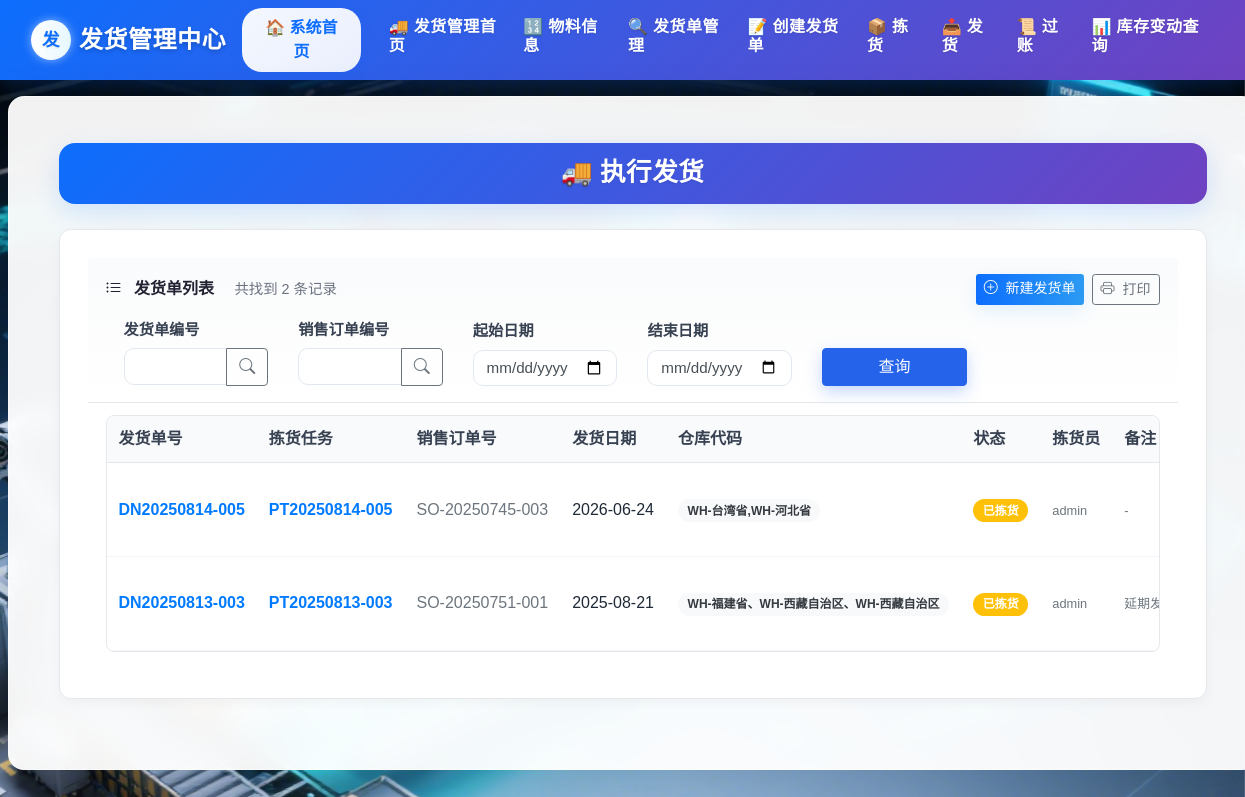
The page /delivery/shipment-list (signed in) on the database as committed earlier.
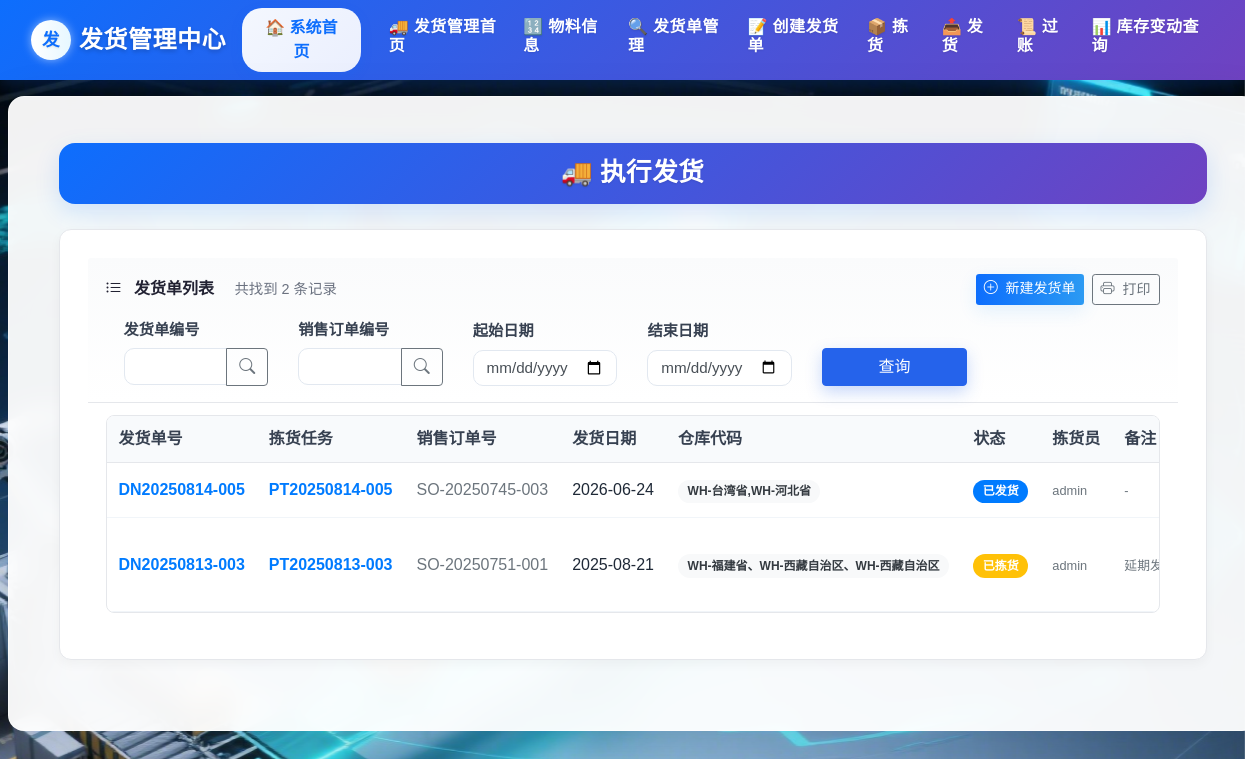
The same page on the database as committed later.
### delivery/models.py (models this page shows)
class DeliveryNote(db.Model):
    __tablename__ = 'DeliveryNote'
    delivery_note_id = db.Column(db.String(255), primary_key=True)
    picking_task_id = db.Column(db.String(255), db.ForeignKey('PickingTask.task_id'), nullable=False)
    sales_order_id = db.Column(db.String(255), db.ForeignKey('SalesOrder.sales_order_id'), nullable=False)
    delivery_date = db.Column(db.DateTime, nullable=False)
    warehouse_code = db.Column(db.String(255), nullable=False)
    status = db.Column(db.Enum(
        '已创建',
        '已拣货',
        '已发货',
        '已过账',
        '已取消'
    ), default='已创建', nullable=False)
    posted_by = db.Column(db.String(255))
    posted_at = db.Column(db.DateTime)
    created_by = db.Column(db.String(255))
    remarks = db.Column(db.Text)
    items = db.relationship('DeliveryItem', backref='delivery_note', cascade='all, delete-orphan', lazy=True)
    sales_order = db.relationship('SalesOrder', backref='delivery_notes')
    picking_task = db.relationship('PickingTask', backref='delivery_note')
    VALID_TRANSITIONS = {
    '已创建': ['已拣货', '已取消'],
    '已拣货': ['已发货', '已取消'],
    '已发货': ['已过账'],
    '已过账': [],
    '已取消': []
    }

class PickingTask(db.Model):
    __tablename__ = 'PickingTask'
    task_id = db.Column(db.String(255), primary_key=True)
    sales_order_id = db.Column(db.String(255), db.ForeignKey('SalesOrder.sales_order_id'), nullable=False)
    warehouse_code = db.Column(db.String(255), nullable=False)
    status = db.Column(db.String(50))
    picker = db.Column(db.String(255))  # 拣货员
    assigned_at = db.Column(db.DateTime, nullable=True)  # 分配时间
    start_time = db.Column(db.DateTime)
    complete_time = db.Column(db.DateTime)
    remarks = db.Column(db.Text)
    items = db.relationship('PickingTaskItem', backref='picking_task', cascade='all, delete-orphan', lazy=True)
    sales_order = db.relationship('SalesOrder', backref='picking_tasks')
    VALID_TRANSITIONS = {
        '待拣货': ['已完成','已取消'],
        '已完成': [],
        '已取消': []
    }

### delivery/views.py (the view)
@delivery_bp.route('/shipment-list', methods=['GET', 'POST'])
@login_required
def shipment_list():
    from datetime import datetime, time
    form = forms.SearchDeliveryForm()
    deliveries_q = (
        db.session.query(DeliveryNote, PickingTask)
        .join(PickingTask, DeliveryNote.picking_task_id == PickingTask.task_id)
        .filter(
            (DeliveryNote.status == '已拣货') & (PickingTask.status == '已完成')
            | (DeliveryNote.status == '已发货')
        )
        .order_by(DeliveryNote.delivery_date.desc())
    )
    if form.validate_on_submit() or request.method == 'GET':
        form.delivery_id.data = form.delivery_id.data or request.args.get('delivery_id', '')
        form.sales_order_id.data = form.sales_order_id.data or request.args.get('sales_order_id', '')
        form.status.data = form.status.data or request.args.get('status', '')
        if request.args.get('start_date'):
            try:
                form.start_date.data = datetime.strptime(request.args.get('start_date'), '%Y-%m-%d').date()
            except Exception:
                pass
        if request.args.get('end_date'):
            try:
                form.end_date.data = datetime.strptime(request.args.get('end_date'), '%Y-%m-%d').date()
            except Exception:
                pass
        if form.delivery_id.data:
            deliveries_q = deliveries_q.filter(DeliveryNote.delivery_note_id.contains(form.delivery_id.data))
        if form.sales_order_id.data:
            deliveries_q = deliveries_q.filter(DeliveryNote.sales_order_id.contains(form.sales_order_id.data))
        if form.start_date.data:
            deliveries_q = deliveries_q.filter(
                DeliveryNote.delivery_date >= datetime.combine(form.start_date.data, time.min)
            )
        if form.end_date.data:
            deliveries_q = deliveries_q.filter(
                DeliveryNote.delivery_date <= datetime.combine(form.end_date.data, time.max)
            )
        if form.status.data:
            deliveries_q = deliveries_q.filter(DeliveryNote.status == form.status.data)
    deliveries = deliveries_q.all()
    return render_template(
        'delivery/shipment_list.html',
        form=form,
        deliveries=deliveries
    )

### delivery/forms.py
class SearchDeliveryForm(FlaskForm):
    delivery_id = StringField('发货单编号', validators=[Optional()])
    sales_order_id = StringField('销售订单编号', validators=[Optional()])
    status = SelectField('状态', choices=[('', '全部'), ('已创建', '已创建'), ('已拣货', '已拣货'), ('已过账', '已过账'), ('已取消','已取消')], validators=[Optional()], default='')
    start_date = DateField('起始日期', validators=[Optional()],format='%Y-%m-%d')
    end_date = DateField('结束日期', validators=[Optional()],format='%Y-%m-%d')
    submit = SubmitField('查询')

### app.py (called while the page is built)
@login_manager.user_loader
def load_user(user_id):
    return User.query.get(user_id)

### templates/delivery/shipment_list.html (shortened to what the changed rows need)
{% extends 'delivery/base.html' %}
{% block head_extra %}
<link rel="stylesheet" href="{{ url_for('static', filename='delivery/delivery_styles.css') }}">
{% endblock %}
{% block content %}
<div class="page-container">
  <div class="form-title-container">
    <h1 class="form-title">🚚 执行发货</h1>
  </div>
  <div class="delivery-card animate-fade">
    <div class="table-section">
      <div class="table-responsive">
        <table class="delivery-table table-hover">
          <thead>
            <tr>
              <th>发货单号</th>
              <th>拣货任务</th>
              <th>销售订单号</th>
              <th>发货日期</th>
              <th>仓库代码</th>
              <th>状态</th>
              <th>拣货员</th>
              <th>备注</th>
            </tr>
          </thead>
          <tbody>
            {% for dn, pt in deliveries %}
            <tr>
              <td>
                <a href="{{ url_for('delivery.delivery_detail', delivery_id=dn.delivery_note_id) }}"
                   class="text-decoration-none fw-bold text-primary">{{ dn.delivery_note_id }}</a>
              </td>
              <td>
                <a href="{{ url_for('delivery.picking_task_detail', task_id=dn.picking_task_id) }}"
                   class="text-decoration-none fw-bold text-primary">{{ dn.picking_task_id }}</a>
              </td>
              <td><span class="text-muted">{{ dn.sales_order_id }}</span></td>
              <td>{{ dn.delivery_date.strftime('%Y-%m-%d') if dn.delivery_date else '-' }}</td>
              <td><span class="badge bg-light text-dark">{{ dn.warehouse_code }}</span></td>
              <td>
                <span class="badge
                  {% if dn.status == '已创建' %}bg-primary
                  {% elif dn.status == '已拣货' %}bg-warning
                  {% elif dn.status == '已发货' %}bg-primary
                  {% elif dn.status == '已过账' %}bg-success
                  {% elif dn.status == '已完成' %}bg-light text-dark
                  {% elif dn.status == '已取消' %}bg-danger
                  {% else %}bg-secondary{% endif %}">
                  {{ dn.status }}
                </span>
              </td>
              <td><small class="text-muted">{{ pt.picker or '-' }}</small></td>
              <td><small class="text-muted">{{ dn.remarks or '-' }}</small></td>
            </tr>
            {% endfor %}
          </tbody>
        </table>
      </div>
    </div>
  </div>
</div>
{% endblock %}

Rows that differ between the two databases and show on the page:
changed DeliveryNote "DN20250814-005": status "已拣货" → "已发货"
